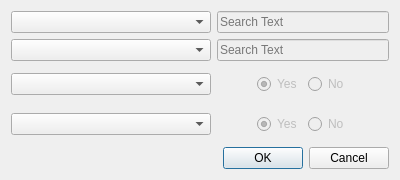
<?xml version="1.0" encoding="UTF-8"?>
<ui version="4.0">
 <class>AdvancedFind</class>
 <widget class="QDialog" name="AdvancedFind">
  <property name="geometry">
   <rect>
    <x>0</x>
    <y>0</y>
    <width>400</width>
    <height>180</height>
   </rect>
  </property>
  <property name="minimumSize">
   <size>
    <width>400</width>
    <height>180</height>
   </size>
  </property>
  <property name="maximumSize">
   <size>
    <width>400</width>
    <height>180</height>
   </size>
  </property>
  <property name="windowTitle">
   <string>Advanced Search</string>
  </property>
  <layout class="QVBoxLayout" name="verticalLayout">
   <item>
    <layout class="QHBoxLayout" name="horizontalLayout">
     <item>
      <widget class="QComboBox" name="comboBox_SearchCategory1">
       <property name="minimumSize">
        <size>
         <width>200</width>
         <height>0</height>
        </size>
       </property>
       <property name="accessibleName">
        <string>Search Category 1</string>
       </property>
      </widget>
     </item>
     <item>
      <widget class="SafeLineEdit" name="lineEdit_SearchText1">
       <property name="enabled">
        <bool>false</bool>
       </property>
       <property name="accessibleName">
        <string>Search Text 1</string>
       </property>
       <property name="placeholderText">
        <string>Search Text</string>
       </property>
      </widget>
     </item>
    </layout>
   </item>
   <item>
    <layout class="QHBoxLayout" name="horizontalLayout_2">
     <item>
      <widget class="QComboBox" name="comboBox_SearchCategory2">
       <property name="minimumSize">
        <size>
         <width>200</width>
         <height>0</height>
        </size>
       </property>
       <property name="accessibleName">
        <string>Search Category 2</string>
       </property>
      </widget>
     </item>
     <item>
      <widget class="SafeLineEdit" name="lineEdit_SearchText2">
       <property name="enabled">
        <bool>false</bool>
       </property>
       <property name="accessibleName">
        <string>Search Text 2</string>
       </property>
       <property name="placeholderText">
        <string>Search Text</string>
       </property>
      </widget>
     </item>
    </layout>
   </item>
   <item>
    <layout class="QHBoxLayout" name="horizontalLayout_3">
     <item>
      <widget class="QComboBox" name="comboBox_SearchFlag1">
       <property name="minimumSize">
        <size>
         <width>200</width>
         <height>0</height>
        </size>
       </property>
       <property name="maximumSize">
        <size>
         <width>200</width>
         <height>16777215</height>
        </size>
       </property>
       <property name="accessibleName">
        <string>Search Category 3</string>
       </property>
      </widget>
     </item>
     <item>
      <spacer name="horizontalSpacer">
       <property name="orientation">
        <enum>Qt::Horizontal</enum>
       </property>
       <property name="sizeHint" stdset="0">
        <size>
         <width>40</width>
         <height>20</height>
        </size>
       </property>
      </spacer>
     </item>
     <item>
      <widget class="QFrame" name="frame_flags1">
       <property name="enabled">
        <bool>false</bool>
       </property>
       <property name="frameShape">
        <enum>QFrame::NoFrame</enum>
       </property>
       <property name="frameShadow">
        <enum>QFrame::Plain</enum>
       </property>
       <property name="lineWidth">
        <number>0</number>
       </property>
       <layout class="QHBoxLayout" name="horizontalLayout_7">
        <property name="topMargin">
         <number>0</number>
        </property>
        <property name="bottomMargin">
         <number>0</number>
        </property>
        <item>
         <widget class="QRadioButton" name="radioButton_Flag1Enabled">
          <property name="text">
           <string>Yes</string>
          </property>
          <property name="checked">
           <bool>true</bool>
          </property>
         </widget>
        </item>
        <item>
         <widget class="QRadioButton" name="radioButton_Flag1Disabled">
          <property name="text">
           <string>No</string>
          </property>
         </widget>
        </item>
       </layout>
      </widget>
     </item>
     <item>
      <spacer name="horizontalSpacer_3">
       <property name="orientation">
        <enum>Qt::Horizontal</enum>
       </property>
       <property name="sizeHint" stdset="0">
        <size>
         <width>40</width>
         <height>20</height>
        </size>
       </property>
      </spacer>
     </item>
    </layout>
   </item>
   <item>
    <layout class="QHBoxLayout" name="horizontalLayout_4">
     <item>
      <widget class="QComboBox" name="comboBox_SearchFlag2">
       <property name="minimumSize">
        <size>
         <width>200</width>
         <height>0</height>
        </size>
       </property>
       <property name="maximumSize">
        <size>
         <width>200</width>
         <height>16777215</height>
        </size>
       </property>
       <property name="accessibleName">
        <string>Search Category 4</string>
       </property>
      </widget>
     </item>
     <item>
      <spacer name="horizontalSpacer_2">
       <property name="orientation">
        <enum>Qt::Horizontal</enum>
       </property>
       <property name="sizeHint" stdset="0">
        <size>
         <width>40</width>
         <height>20</height>
        </size>
       </property>
      </spacer>
     </item>
     <item>
      <widget class="QFrame" name="frame_flags2">
       <property name="enabled">
        <bool>false</bool>
       </property>
       <property name="frameShape">
        <enum>QFrame::NoFrame</enum>
       </property>
       <property name="frameShadow">
        <enum>QFrame::Plain</enum>
       </property>
       <property name="lineWidth">
        <number>0</number>
       </property>
       <layout class="QHBoxLayout" name="horizontalLayout_6">
        <property name="topMargin">
         <number>0</number>
        </property>
        <property name="bottomMargin">
         <number>0</number>
        </property>
        <item>
         <widget class="QRadioButton" name="radioButton_Flag2Enabled">
          <property name="text">
           <string>Yes</string>
          </property>
          <property name="checked">
           <bool>true</bool>
          </property>
         </widget>
        </item>
        <item>
         <widget class="QRadioButton" name="radioButton_Flag2Disabled">
          <property name="text">
           <string>No</string>
          </property>
         </widget>
        </item>
       </layout>
      </widget>
     </item>
     <item>
      <spacer name="horizontalSpacer_4">
       <property name="orientation">
        <enum>Qt::Horizontal</enum>
       </property>
       <property name="sizeHint" stdset="0">
        <size>
         <width>40</width>
         <height>20</height>
        </size>
       </property>
      </spacer>
     </item>
    </layout>
   </item>
   <item>
    <widget class="QDialogButtonBox" name="buttonBox">
     <property name="standardButtons">
      <set>QDialogButtonBox::Cancel|QDialogButtonBox::Ok</set>
     </property>
    </widget>
   </item>
  </layout>
 </widget>
 <customwidgets>
  <customwidget>
   <class>SafeLineEdit</class>
   <extends>QLineEdit</extends>
   <header>../Lib/safelineedit.h</header>
  </customwidget>
 </customwidgets>
 <resources/>
 <connections/>
</ui>
